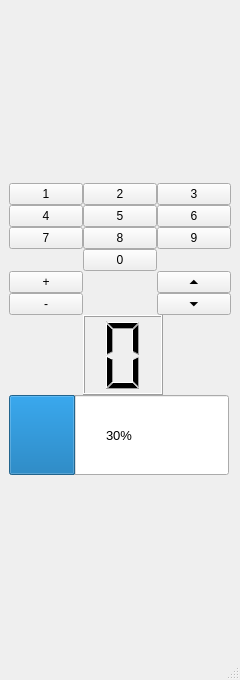
<?xml version="1.0" encoding="UTF-8"?>
<ui version="4.0">
 <class>MainWindow</class>
 <widget class="QMainWindow" name="MainWindow">
  <property name="enabled">
   <bool>true</bool>
  </property>
  <property name="geometry">
   <rect>
    <x>0</x>
    <y>0</y>
    <width>240</width>
    <height>680</height>
   </rect>
  </property>
  <property name="sizePolicy">
   <sizepolicy hsizetype="Minimum" vsizetype="Minimum">
    <horstretch>0</horstretch>
    <verstretch>0</verstretch>
   </sizepolicy>
  </property>
  <property name="minimumSize">
   <size>
    <width>240</width>
    <height>680</height>
   </size>
  </property>
  <property name="maximumSize">
   <size>
    <width>240</width>
    <height>680</height>
   </size>
  </property>
  <property name="windowTitle">
   <string>MainWindow</string>
  </property>
  <property name="layoutDirection">
   <enum>Qt::LeftToRight</enum>
  </property>
  <widget class="QWidget" name="centralwidget">
   <layout class="QGridLayout" name="gridLayout_2">
    <item row="0" column="0">
     <layout class="QGridLayout" name="gridLayout">
      <property name="topMargin">
       <number>0</number>
      </property>
      <property name="rightMargin">
       <number>0</number>
      </property>
      <property name="spacing">
       <number>0</number>
      </property>
      <item row="4" column="1">
       <widget class="QPushButton" name="pushButton_10">
        <property name="text">
         <string>0</string>
        </property>
       </widget>
      </item>
      <item row="3" column="0">
       <widget class="QPushButton" name="pushButton_7">
        <property name="text">
         <string>7</string>
        </property>
       </widget>
      </item>
      <item row="7" column="1">
       <widget class="QLCDNumber" name="lcdNumber">
        <property name="sizePolicy">
         <sizepolicy hsizetype="Fixed" vsizetype="Fixed">
          <horstretch>0</horstretch>
          <verstretch>0</verstretch>
         </sizepolicy>
        </property>
        <property name="minimumSize">
         <size>
          <width>80</width>
          <height>80</height>
         </size>
        </property>
        <property name="digitCount">
         <number>1</number>
        </property>
        <property name="intValue" stdset="0">
         <number>0</number>
        </property>
       </widget>
      </item>
      <item row="0" column="0">
       <widget class="QPushButton" name="pushButton">
        <property name="sizePolicy">
         <sizepolicy hsizetype="Fixed" vsizetype="Fixed">
          <horstretch>80</horstretch>
          <verstretch>30</verstretch>
         </sizepolicy>
        </property>
        <property name="text">
         <string>1</string>
        </property>
       </widget>
      </item>
      <item row="2" column="2">
       <widget class="QPushButton" name="pushButton_6">
        <property name="text">
         <string>6</string>
        </property>
       </widget>
      </item>
      <item row="3" column="2">
       <widget class="QPushButton" name="pushButton_9">
        <property name="text">
         <string>9</string>
        </property>
       </widget>
      </item>
      <item row="8" column="0" colspan="3">
       <widget class="QProgressBar" name="progressBar">
        <property name="sizePolicy">
         <sizepolicy hsizetype="Fixed" vsizetype="Fixed">
          <horstretch>40</horstretch>
          <verstretch>80</verstretch>
         </sizepolicy>
        </property>
        <property name="minimumSize">
         <size>
          <width>220</width>
          <height>80</height>
         </size>
        </property>
        <property name="font">
         <font>
          <pointsize>10</pointsize>
         </font>
        </property>
        <property name="layoutDirection">
         <enum>Qt::LeftToRight</enum>
        </property>
        <property name="value">
         <number>30</number>
        </property>
        <property name="textVisible">
         <bool>true</bool>
        </property>
        <property name="orientation">
         <enum>Qt::Horizontal</enum>
        </property>
        <property name="invertedAppearance">
         <bool>false</bool>
        </property>
        <property name="textDirection">
         <enum>QProgressBar::TopToBottom</enum>
        </property>
       </widget>
      </item>
      <item row="2" column="0">
       <widget class="QPushButton" name="pushButton_4">
        <property name="sizePolicy">
         <sizepolicy hsizetype="Preferred" vsizetype="Preferred">
          <horstretch>0</horstretch>
          <verstretch>0</verstretch>
         </sizepolicy>
        </property>
        <property name="text">
         <string>4</string>
        </property>
       </widget>
      </item>
      <item row="2" column="1">
       <widget class="QPushButton" name="pushButton_5">
        <property name="sizePolicy">
         <sizepolicy hsizetype="Preferred" vsizetype="Preferred">
          <horstretch>0</horstretch>
          <verstretch>0</verstretch>
         </sizepolicy>
        </property>
        <property name="text">
         <string>5</string>
        </property>
       </widget>
      </item>
      <item row="3" column="1">
       <widget class="QPushButton" name="pushButton_8">
        <property name="text">
         <string>8</string>
        </property>
       </widget>
      </item>
      <item row="6" column="0">
       <widget class="QPushButton" name="pushButton_13">
        <property name="text">
         <string>-</string>
        </property>
       </widget>
      </item>
      <item row="0" column="1">
       <widget class="QPushButton" name="pushButton_2">
        <property name="sizePolicy">
         <sizepolicy hsizetype="Fixed" vsizetype="Fixed">
          <horstretch>80</horstretch>
          <verstretch>30</verstretch>
         </sizepolicy>
        </property>
        <property name="text">
         <string>2</string>
        </property>
       </widget>
      </item>
      <item row="5" column="2">
       <widget class="QPushButton" name="pushButton_12">
        <property name="text">
         <string>⏶</string>
        </property>
       </widget>
      </item>
      <item row="5" column="0">
       <widget class="QPushButton" name="pushButton_11">
        <property name="text">
         <string>+</string>
        </property>
       </widget>
      </item>
      <item row="6" column="2">
       <widget class="QPushButton" name="pushButton_14">
        <property name="text">
         <string>⏷</string>
        </property>
       </widget>
      </item>
      <item row="0" column="2">
       <widget class="QPushButton" name="pushButton_3">
        <property name="sizePolicy">
         <sizepolicy hsizetype="Fixed" vsizetype="Fixed">
          <horstretch>80</horstretch>
          <verstretch>30</verstretch>
         </sizepolicy>
        </property>
        <property name="text">
         <string>3</string>
        </property>
       </widget>
      </item>
     </layout>
    </item>
   </layout>
  </widget>
  <widget class="QMenuBar" name="menubar">
   <property name="geometry">
    <rect>
     <x>0</x>
     <y>0</y>
     <width>240</width>
     <height>26</height>
    </rect>
   </property>
  </widget>
  <widget class="QStatusBar" name="statusbar"/>
 </widget>
 <resources/>
 <connections>
  <connection>
   <sender>pushButton</sender>
   <signal>clicked()</signal>
   <receiver>MainWindow</receiver>
   <slot>ch1()</slot>
   <hints>
    <hint type="sourcelabel">
     <x>46</x>
     <y>89</y>
    </hint>
    <hint type="destinationlabel">
     <x>46</x>
     <y>65</y>
    </hint>
   </hints>
  </connection>
  <connection>
   <sender>pushButton_2</sender>
   <signal>clicked()</signal>
   <receiver>MainWindow</receiver>
   <slot>ch2()</slot>
   <hints>
    <hint type="sourcelabel">
     <x>136</x>
     <y>89</y>
    </hint>
    <hint type="destinationlabel">
     <x>124</x>
     <y>54</y>
    </hint>
   </hints>
  </connection>
  <connection>
   <sender>pushButton_3</sender>
   <signal>clicked()</signal>
   <receiver>MainWindow</receiver>
   <slot>ch3()</slot>
   <hints>
    <hint type="sourcelabel">
     <x>184</x>
     <y>90</y>
    </hint>
    <hint type="destinationlabel">
     <x>206</x>
     <y>62</y>
    </hint>
   </hints>
  </connection>
  <connection>
   <sender>pushButton_4</sender>
   <signal>clicked()</signal>
   <receiver>MainWindow</receiver>
   <slot>ch4()</slot>
   <hints>
    <hint type="sourcelabel">
     <x>45</x>
     <y>170</y>
    </hint>
    <hint type="destinationlabel">
     <x>45</x>
     <y>194</y>
    </hint>
   </hints>
  </connection>
  <connection>
   <sender>pushButton_5</sender>
   <signal>clicked()</signal>
   <receiver>MainWindow</receiver>
   <slot>ch5()</slot>
   <hints>
    <hint type="sourcelabel">
     <x>119</x>
     <y>173</y>
    </hint>
    <hint type="destinationlabel">
     <x>119</x>
     <y>202</y>
    </hint>
   </hints>
  </connection>
  <connection>
   <sender>pushButton_6</sender>
   <signal>clicked()</signal>
   <receiver>MainWindow</receiver>
   <slot>ch6()</slot>
   <hints>
    <hint type="sourcelabel">
     <x>209</x>
     <y>172</y>
    </hint>
    <hint type="destinationlabel">
     <x>210</x>
     <y>200</y>
    </hint>
   </hints>
  </connection>
  <connection>
   <sender>pushButton_7</sender>
   <signal>clicked()</signal>
   <receiver>MainWindow</receiver>
   <slot>ch7()</slot>
   <hints>
    <hint type="sourcelabel">
     <x>56</x>
     <y>239</y>
    </hint>
    <hint type="destinationlabel">
     <x>45</x>
     <y>291</y>
    </hint>
   </hints>
  </connection>
  <connection>
   <sender>pushButton_9</sender>
   <signal>clicked()</signal>
   <receiver>MainWindow</receiver>
   <slot>ch9()</slot>
   <hints>
    <hint type="sourcelabel">
     <x>195</x>
     <y>236</y>
    </hint>
    <hint type="destinationlabel">
     <x>212</x>
     <y>291</y>
    </hint>
   </hints>
  </connection>
  <connection>
   <sender>pushButton_8</sender>
   <signal>clicked()</signal>
   <receiver>MainWindow</receiver>
   <slot>ch8()</slot>
   <hints>
    <hint type="sourcelabel">
     <x>128</x>
     <y>236</y>
    </hint>
    <hint type="destinationlabel">
     <x>132</x>
     <y>265</y>
    </hint>
   </hints>
  </connection>
  <connection>
   <sender>pushButton_10</sender>
   <signal>clicked()</signal>
   <receiver>MainWindow</receiver>
   <slot>ch0()</slot>
   <hints>
    <hint type="sourcelabel">
     <x>113</x>
     <y>305</y>
    </hint>
    <hint type="destinationlabel">
     <x>116</x>
     <y>341</y>
    </hint>
   </hints>
  </connection>
  <connection>
   <sender>pushButton_13</sender>
   <signal>clicked()</signal>
   <receiver>MainWindow</receiver>
   <slot>volumeDown()</slot>
   <hints>
    <hint type="sourcelabel">
     <x>59</x>
     <y>458</y>
    </hint>
    <hint type="destinationlabel">
     <x>67</x>
     <y>490</y>
    </hint>
   </hints>
  </connection>
  <connection>
   <sender>pushButton_12</sender>
   <signal>clicked()</signal>
   <receiver>MainWindow</receiver>
   <slot>chUp()</slot>
   <hints>
    <hint type="sourcelabel">
     <x>194</x>
     <y>385</y>
    </hint>
    <hint type="destinationlabel">
     <x>178</x>
     <y>420</y>
    </hint>
   </hints>
  </connection>
  <connection>
   <sender>pushButton_14</sender>
   <signal>clicked()</signal>
   <receiver>MainWindow</receiver>
   <slot>chDown()</slot>
   <hints>
    <hint type="sourcelabel">
     <x>194</x>
     <y>463</y>
    </hint>
    <hint type="destinationlabel">
     <x>194</x>
     <y>479</y>
    </hint>
   </hints>
  </connection>
  <connection>
   <sender>pushButton_11</sender>
   <signal>clicked()</signal>
   <receiver>MainWindow</receiver>
   <slot>volumeUp()</slot>
   <hints>
    <hint type="sourcelabel">
     <x>70</x>
     <y>378</y>
    </hint>
    <hint type="destinationlabel">
     <x>97</x>
     <y>400</y>
    </hint>
   </hints>
  </connection>
 </connections>
 <slots>
  <slot>ch1()</slot>
  <slot>ch2()</slot>
  <slot>ch3()</slot>
  <slot>ch4()</slot>
  <slot>ch5()</slot>
  <slot>ch6()</slot>
  <slot>ch7()</slot>
  <slot>ch8()</slot>
  <slot>ch9()</slot>
  <slot>ch0()</slot>
  <slot>volumeUp()</slot>
  <slot>volumeDown()</slot>
  <slot>chUp()</slot>
  <slot>chDown()</slot>
 </slots>
</ui>
